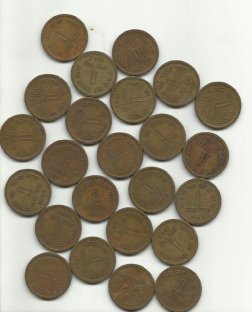
#> input picture coins.jpg, 252 x 312 px
$ python classification.py
#> lines starting #> are read from the running program, lines starting #| are printed output that depends on the picture; after the words box and inside, x2 and y2 are one past the last pixel; in counts of white or black regions, pixels touching at a corner belong together
import cv2 as cv
import numpy as np
from matplotlib import pyplot as plt

image = cv.imread('coins.jpg')
#> image is the input picture: shape (312, 252, 3); mean B, G, R 136.3, 153.2, 161.4
src = cv.imread('coins.jpg')
gray = cv.cvtColor(image, cv.COLOR_BGR2GRAY)
ret, thresh = cv.threshold(gray, 0, 255, cv.THRESH_BINARY_INV + cv.THRESH_OTSU)
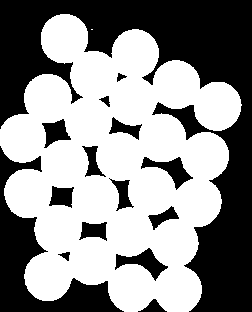
#> thresh: shape (312, 252); 55.9% white; 15 black regions, largest, box (x1, y1, x2, y2) and area: (0, 0, 252, 312) 24925, (0, 146, 124, 312) 5653, (115, 248, 168, 281) 657
#> ret = 162

# noise removal
kernel = np.ones((3, 3), np.uint8)
opening = cv.morphologyEx(thresh, cv.MORPH_OPEN, kernel, iterations=2)
#> opening: shape (312, 252); 55.9% white; 15 black regions, largest, box (x1, y1, x2, y2) and area: (0, 0, 252, 312) 24935, (0, 146, 124, 312) 5653, (115, 248, 168, 281) 657

# sure background area
sure_bg = cv.dilate(opening, kernel, iterations=3)
#> sure_bg: shape (312, 252); 66.1% white; 17 black regions (5 under 20 px), largest, box (x1, y1, x2, y2) and area: (0, 0, 252, 312) 21098, (0, 155, 116, 312) 4232, (175, 109, 199, 133) 203

# sure foreground area
dist_transform = cv.distanceTransform(opening, cv.DIST_L2, 5)
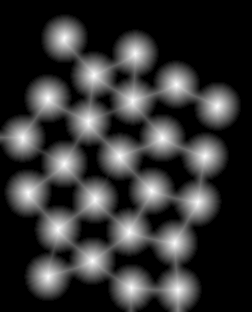
#> dist_transform: shape (312, 252) float32; min 0, max 23.97, mean 4.9; drawn with min black and max white
_, sure_fg = cv.threshold(dist_transform, 0.7 * dist_transform.max(), 255, 0)
#> sure_fg: shape (312, 252) float32; 5.6% white; 24 white regions, largest, box (x1, y1, x2, y2) and area: (88, 191, 103, 208) 198, (21, 185, 36, 202) 196, (51, 221, 66, 238) 196

# unknown region
sure_fg = np.uint8(sure_fg)
unknown = cv.subtract(sure_bg, sure_fg)

# Marker labelling
_, markers = cv.connectedComponents(sure_fg)
#> markers: shape (312, 252) int32; 25 distinct labels, from 0 to 24

markers += 1
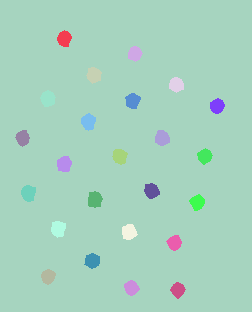
#> markers: shape (312, 252) int32; 25 distinct labels, from 1 to 25; one colour per label, 0 black

markers[unknown == 255] = 0
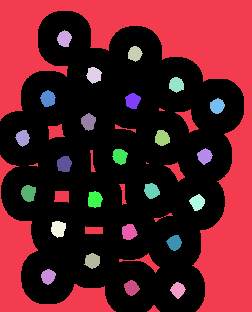
#> markers: shape (312, 252) int32; 26 distinct labels, from 0 to 25; one colour per label, 0 black

markers = cv.watershed(image, markers)
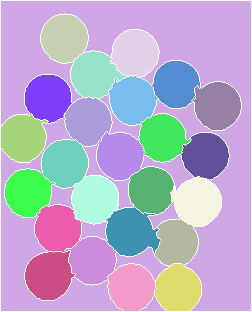
#> markers: shape (312, 252) int32; 26 distinct labels, from -1 to 25; one colour per label, 0 black, -1 white
image[markers == -1] = [255, 0, 0]
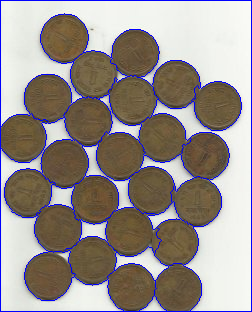
#> image: shape (312, 252, 3); 5.06% of pixels changed, all inside (x1, y1, x2, y2) = (0, 0, 252, 312)

images = [src, gray, thresh, opening, sure_bg, sure_fg, unknown, markers, image]
titles = ['Original', 'Graubild', 'Schwellenwert', 'Opening', 'Hintergrund', 'Vordergrund', 'Unbekannter Bereich', 'Marker', 'Ergebnis']

for i in range(9):
    if i != 7:
        images[i] = cv.cvtColor(images[i], cv.COLOR_BGR2RGB)

    plt.subplot(3, 3, i + 1), plt.imshow(images[i])
    plt.title(titles[i]), plt.xticks([]), plt.yticks([])
#> after the loop, images = 9 items

plt.tight_layout()
plt.show()
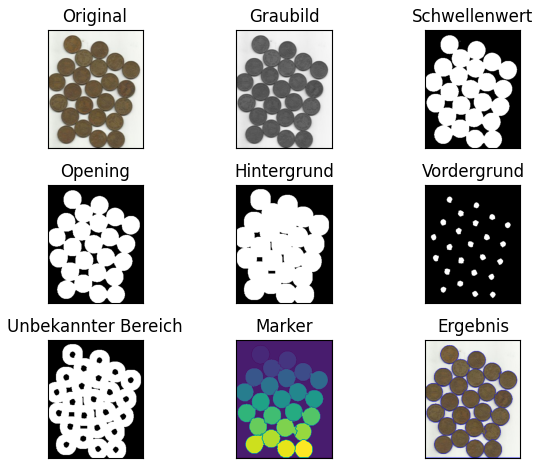
#> figure drawn by matplotlib, 9 panels
cv.waitKey(0)

$ run again, with noisy square.jpg copied over coins.jpg
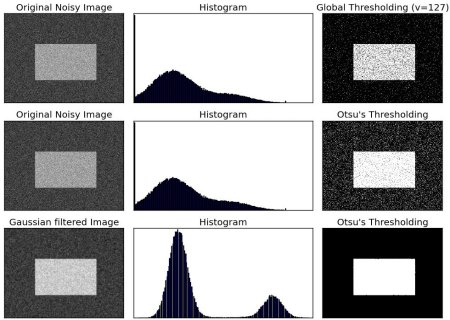
#> input picture noisy square.jpg, 450 x 320 px
#> image is the input picture: shape (320, 450, 3); mean B, G, R 157.2, 156.1, 156.1
#> `ret, thresh = cv.threshold(gray, 0, 255, cv.THRESH_BINARY_INV + cv.THR..`:
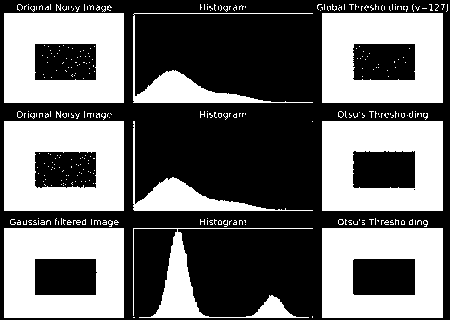
#> thresh: shape (320, 450); 42.6% white; 322 white regions (311 under 20 px), largest, box (x1, y1, x2, y2) and area: (322, 13, 443, 103) 8688, (4, 121, 124, 211) 8675, (322, 228, 443, 318) 8660
#> ret = 141
#> opening: shape (320, 450); 40.6% white; 10 white regions, largest, box (x1, y1, x2, y2) and area: (322, 13, 443, 103) 8670, (322, 228, 443, 318) 8660, (4, 121, 124, 211) 8654
#> sure_bg: shape (320, 450); 50.3% white; 7 black regions, largest, box (x1, y1, x2, y2) and area: (0, 0, 450, 320) 61687, (356, 155, 412, 185) 1679, (356, 262, 412, 292) 1678
#> unknown: shape (320, 450); 45.9% white; 10 white regions, largest, box (x1, y1, x2, y2) and area: (319, 118, 446, 214) 9547, (319, 10, 446, 106) 9485, (1, 118, 127, 214) 9480
#> `image[markers == -1] = [255, 0, 0]`:
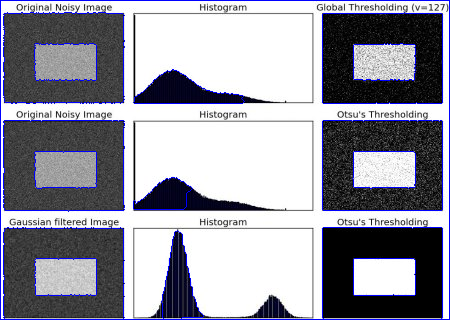
#> image: shape (320, 450, 3); 3.83% of pixels changed, all inside (x1, y1, x2, y2) = (0, 0, 450, 320)
#> after the loop `for i in range(9):`: images = 9 items
